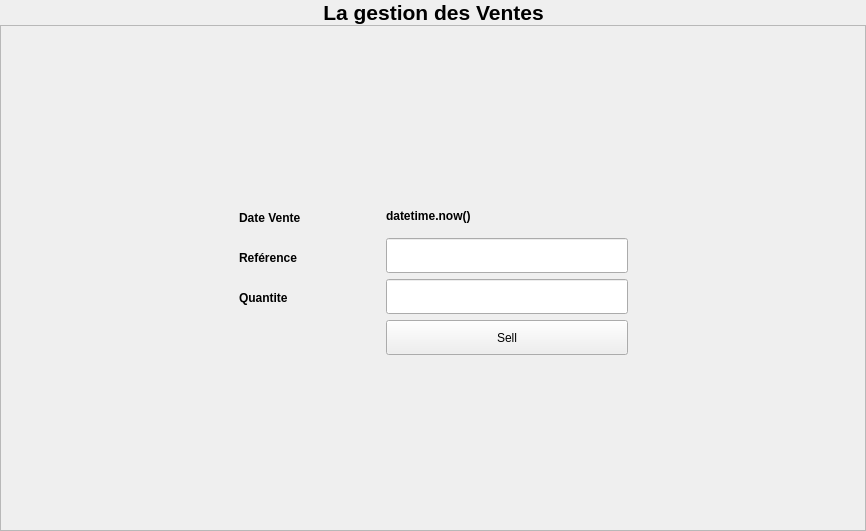
            <widget class="QWidget" name="page_ventes_p">
             <layout class="QGridLayout" name="gridLayout_13">
              <property name="leftMargin">
               <number>0</number>
              </property>
              <property name="topMargin">
               <number>0</number>
              </property>
              <property name="rightMargin">
               <number>0</number>
              </property>
              <property name="bottomMargin">
               <number>0</number>
              </property>
              <property name="spacing">
               <number>0</number>
              </property>
              <item row="0" column="0">
               <spacer name="horizontalSpacer_9">
                <property name="orientation">
                 <enum>Qt::Horizontal</enum>
                </property>
                <property name="sizeHint" stdset="0">
                 <size>
                  <width>323</width>
                  <height>20</height>
                 </size>
                </property>
               </spacer>
              </item>
              <item row="0" column="1">
               <widget class="QLabel" name="label_4">
                <property name="maximumSize">
                 <size>
                  <width>501</width>
                  <height>31</height>
                 </size>
                </property>
                <property name="text">
                 <string>&lt;html&gt;&lt;head/&gt;&lt;body&gt;&lt;p align=&quot;center&quot;&gt;&lt;span style=&quot; font-size:16pt; font-weight:700;&quot;&gt;La gestion des Ventes&lt;/span&gt;&lt;/p&gt;&lt;/body&gt;&lt;/html&gt;</string>
                </property>
               </widget>
              </item>
              <item row="0" column="2">
               <spacer name="horizontalSpacer_26">
                <property name="orientation">
                 <enum>Qt::Horizontal</enum>
                </property>
                <property name="sizeHint" stdset="0">
                 <size>
                  <width>322</width>
                  <height>20</height>
                 </size>
                </property>
               </spacer>
              </item>
              <item row="1" column="0" colspan="3">
               <widget class="QFrame" name="frame_5">
                <property name="frameShape">
                 <enum>QFrame::StyledPanel</enum>
                </property>
                <property name="frameShadow">
                 <enum>QFrame::Raised</enum>
                </property>
                <layout class="QGridLayout" name="gridLayout_12">
                 <item row="0" column="2">
                  <spacer name="verticalSpacer_11">
                   <property name="orientation">
                    <enum>Qt::Vertical</enum>
                   </property>
                   <property name="sizeHint" stdset="0">
                    <size>
                     <width>20</width>
                     <height>166</height>
                    </size>
                   </property>
                  </spacer>
                 </item>
                 <item row="1" column="0">
                  <spacer name="horizontalSpacer_27">
                   <property name="orientation">
                    <enum>Qt::Horizontal</enum>
                   </property>
                   <property name="sizeHint" stdset="0">
                    <size>
                     <width>227</width>
                     <height>20</height>
                    </size>
                   </property>
                  </spacer>
                 </item>
                 <item row="1" column="1">
                  <layout class="QVBoxLayout" name="verticalLayout_10">
                   <item>
                    <widget class="QLabel" name="label_50">
                     <property name="minimumSize">
                      <size>
                       <width>141</width>
                       <height>31</height>
                      </size>
                     </property>
                     <property name="maximumSize">
                      <size>
                       <width>141</width>
                       <height>40</height>
                      </size>
                     </property>
                     <property name="text">
                      <string>&lt;html&gt;&lt;head/&gt;&lt;body&gt;&lt;p&gt;&lt;span style=&quot; font-weight:700;&quot;&gt;Date Vente&lt;/span&gt;&lt;/p&gt;&lt;/body&gt;&lt;/html&gt;</string>
                     </property>
                    </widget>
                   </item>
                   <item>
                    <widget class="QLabel" name="label_51">
                     <property name="minimumSize">
                      <size>
                       <width>141</width>
                       <height>31</height>
                      </size>
                     </property>
                     <property name="maximumSize">
                      <size>
                       <width>141</width>
                       <height>40</height>
                      </size>
                     </property>
                     <property name="text">
                      <string>&lt;html&gt;&lt;head/&gt;&lt;body&gt;&lt;p&gt;&lt;span style=&quot; font-weight:700;&quot;&gt;Reférence&lt;/span&gt;&lt;/p&gt;&lt;/body&gt;&lt;/html&gt;</string>
                     </property>
                    </widget>
                   </item>
                   <item>
                    <widget class="QLabel" name="label_52">
                     <property name="minimumSize">
                      <size>
                       <width>141</width>
                       <height>31</height>
                      </size>
                     </property>
                     <property name="maximumSize">
                      <size>
                       <width>141</width>
                       <height>41</height>
                      </size>
                     </property>
                     <property name="text">
                      <string>&lt;html&gt;&lt;head/&gt;&lt;body&gt;&lt;p&gt;&lt;span style=&quot; font-weight:700;&quot;&gt;Quantite&lt;/span&gt;&lt;/p&gt;&lt;/body&gt;&lt;/html&gt;</string>
                     </property>
                    </widget>
                   </item>
                   <item>
                    <widget class="QLabel" name="label_53">
                     <property name="minimumSize">
                      <size>
                       <width>141</width>
                       <height>31</height>
                      </size>
                     </property>
                     <property name="maximumSize">
                      <size>
                       <width>141</width>
                       <height>41</height>
                      </size>
                     </property>
                     <property name="text">
                      <string>&lt;html&gt;&lt;head/&gt;&lt;body&gt;&lt;p&gt;&lt;br/&gt;&lt;/p&gt;&lt;/body&gt;&lt;/html&gt;</string>
                     </property>
                    </widget>
                   </item>
                  </layout>
                 </item>
                 <item row="1" column="2">
                  <layout class="QVBoxLayout" name="verticalLayout_9">
                   <item>
                    <widget class="QLabel" name="label_54">
                     <property name="minimumSize">
                      <size>
                       <width>141</width>
                       <height>31</height>
                      </size>
                     </property>
                     <property name="maximumSize">
                      <size>
                       <width>141</width>
                       <height>40</height>
                      </size>
                     </property>
                     <property name="text">
                      <string>&lt;html&gt;&lt;head/&gt;&lt;body&gt;&lt;p&gt;&lt;span style=&quot; font-weight:700;&quot;&gt;datetime.now()&lt;/span&gt;&lt;/p&gt;&lt;/body&gt;&lt;/html&gt;</string>
                     </property>
                    </widget>
                   </item>
                   <item>
                    <widget class="QLineEdit" name="linedit_reference_ventes">
                     <property name="minimumSize">
                      <size>
                       <width>221</width>
                       <height>35</height>
                      </size>
                     </property>
                     <property name="styleSheet">
                      <string notr="true"/>
                     </property>
                    </widget>
                   </item>
                   <item>
                    <widget class="QLineEdit" name="linedit_quantite_ventes">
                     <property name="minimumSize">
                      <size>
                       <width>221</width>
                       <height>35</height>
                      </size>
                     </property>
                     <property name="styleSheet">
                      <string notr="true"/>
                     </property>
                    </widget>
                   </item>
                   <item>
                    <widget class="QPushButton" name="btn_vente">
                     <property name="minimumSize">
                      <size>
                       <width>242</width>
                       <height>35</height>
                      </size>
                     </property>
                     <property name="maximumSize">
                      <size>
                       <width>16777215</width>
                       <height>16777215</height>
                      </size>
                     </property>
                     <property name="styleSheet">
                      <string notr="true"/>
                     </property>
                     <property name="text">
                      <string>Sell</string>
                     </property>
                    </widget>
                   </item>
                  </layout>
                 </item>
                 <item row="1" column="3">
                  <spacer name="horizontalSpacer_28">
                   <property name="orientation">
                    <enum>Qt::Horizontal</enum>
                   </property>
                   <property name="sizeHint" stdset="0">
                    <size>
                     <width>227</width>
                     <height>20</height>
                    </size>
                   </property>
                  </spacer>
                 </item>
                 <item row="2" column="2">
                  <spacer name="verticalSpacer_12">
                   <property name="orientation">
                    <enum>Qt::Vertical</enum>
                   </property>
                   <property name="sizeHint" stdset="0">
                    <size>
                     <width>20</width>
                     <height>166</height>
                    </size>
                   </property>
                  </spacer>
                 </item>
                </layout>
               </widget>
              </item>
             </layout>
            </widget>
